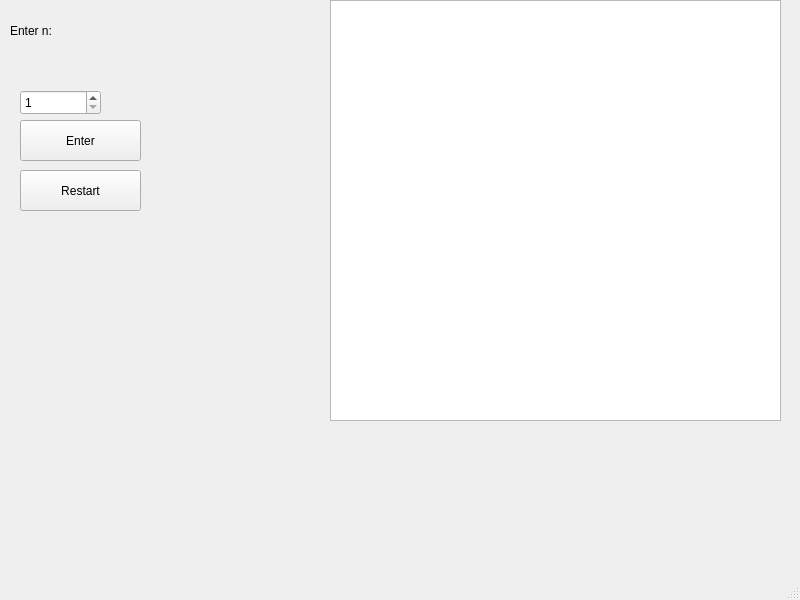
<?xml version="1.0" encoding="UTF-8"?>
<ui version="4.0">
 <class>MainWindow</class>
 <widget class="QMainWindow" name="MainWindow">
  <property name="geometry">
   <rect>
    <x>0</x>
    <y>0</y>
    <width>800</width>
    <height>600</height>
   </rect>
  </property>
  <property name="windowTitle">
   <string>MainWindow</string>
  </property>
  <widget class="QWidget" name="centralwidget">
   <widget class="QSpinBox" name="spinBox">
    <property name="geometry">
     <rect>
      <x>20</x>
      <y>90</y>
      <width>81</width>
      <height>25</height>
     </rect>
    </property>
    <property name="minimum">
     <number>1</number>
    </property>
    <property name="maximum">
     <number>2147483647</number>
    </property>
   </widget>
   <widget class="QPushButton" name="pushButton_enter">
    <property name="geometry">
     <rect>
      <x>20</x>
      <y>120</y>
      <width>121</width>
      <height>41</height>
     </rect>
    </property>
    <property name="text">
     <string>Enter</string>
    </property>
   </widget>
   <widget class="QLabel" name="Message">
    <property name="geometry">
     <rect>
      <x>10</x>
      <y>20</y>
      <width>261</width>
      <height>21</height>
     </rect>
    </property>
    <property name="text">
     <string>Enter n:</string>
    </property>
   </widget>
   <widget class="QPushButton" name="pushButton_restart">
    <property name="geometry">
     <rect>
      <x>20</x>
      <y>170</y>
      <width>121</width>
      <height>41</height>
     </rect>
    </property>
    <property name="text">
     <string>Restart</string>
    </property>
   </widget>
   <widget class="QLabel" name="label_n">
    <property name="geometry">
     <rect>
      <x>10</x>
      <y>50</y>
      <width>121</width>
      <height>16</height>
     </rect>
    </property>
    <property name="text">
     <string/>
    </property>
   </widget>
   <widget class="QTextEdit" name="textEdit">
    <property name="enabled">
     <bool>true</bool>
    </property>
    <property name="geometry">
     <rect>
      <x>330</x>
      <y>0</y>
      <width>451</width>
      <height>421</height>
     </rect>
    </property>
    <property name="autoFillBackground">
     <bool>false</bool>
    </property>
    <property name="readOnly">
     <bool>true</bool>
    </property>
   </widget>
   <widget class="QLabel" name="label_speed">
    <property name="geometry">
     <rect>
      <x>50</x>
      <y>340</y>
      <width>261</width>
      <height>71</height>
     </rect>
    </property>
    <property name="text">
     <string/>
    </property>
   </widget>
   <widget class="QLabel" name="label_ans">
    <property name="geometry">
     <rect>
      <x>40</x>
      <y>440</y>
      <width>401</width>
      <height>51</height>
     </rect>
    </property>
    <property name="text">
     <string/>
    </property>
   </widget>
  </widget>
  <widget class="QMenuBar" name="menubar">
   <property name="geometry">
    <rect>
     <x>0</x>
     <y>0</y>
     <width>800</width>
     <height>22</height>
    </rect>
   </property>
  </widget>
  <widget class="QStatusBar" name="statusbar"/>
 </widget>
 <resources/>
 <connections/>
</ui>
